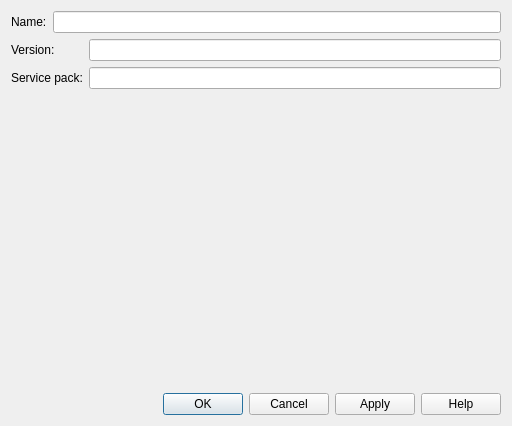
<?xml version="1.0" encoding="UTF-8"?>
<ui version="4.0">
 <class>Form</class>
 <widget class="QWidget" name="Form">
  <property name="geometry">
   <rect>
    <x>0</x>
    <y>0</y>
    <width>512</width>
    <height>426</height>
   </rect>
  </property>
  <property name="windowTitle">
   <string>Form</string>
  </property>
  <layout class="QGridLayout" name="gridLayout_2">
   <item row="0" column="0">
    <layout class="QGridLayout" name="gridLayout">
     <item row="0" column="1">
      <widget class="QLineEdit" name="nameLineEdit"/>
     </item>
     <item row="1" column="0" colspan="2">
      <layout class="QFormLayout" name="formLayout">
       <item row="0" column="0">
        <widget class="QLabel" name="versionLabel">
         <property name="text">
          <string>Version:</string>
         </property>
        </widget>
       </item>
       <item row="0" column="1">
        <widget class="QLineEdit" name="versionLineEdit"/>
       </item>
       <item row="1" column="0">
        <widget class="QLabel" name="servicePackLabel">
         <property name="text">
          <string>Service pack:</string>
         </property>
        </widget>
       </item>
       <item row="1" column="1">
        <widget class="QLineEdit" name="servicePackLineEdit">
         <property name="layoutDirection">
          <enum>Qt::LeftToRight</enum>
         </property>
        </widget>
       </item>
      </layout>
     </item>
     <item row="0" column="0">
      <widget class="QLabel" name="nameLabel">
       <property name="text">
        <string>Name:</string>
       </property>
      </widget>
     </item>
    </layout>
   </item>
   <item row="1" column="0">
    <spacer name="verticalSpacer">
     <property name="orientation">
      <enum>Qt::Vertical</enum>
     </property>
     <property name="sizeHint" stdset="0">
      <size>
       <width>20</width>
       <height>279</height>
      </size>
     </property>
    </spacer>
   </item>
   <item row="2" column="0">
    <widget class="QDialogButtonBox" name="dialogButtonBox">
     <property name="standardButtons">
      <set>QDialogButtonBox::Apply|QDialogButtonBox::Cancel|QDialogButtonBox::Help|QDialogButtonBox::Ok</set>
     </property>
    </widget>
   </item>
  </layout>
 </widget>
 <resources/>
 <connections/>
</ui>
